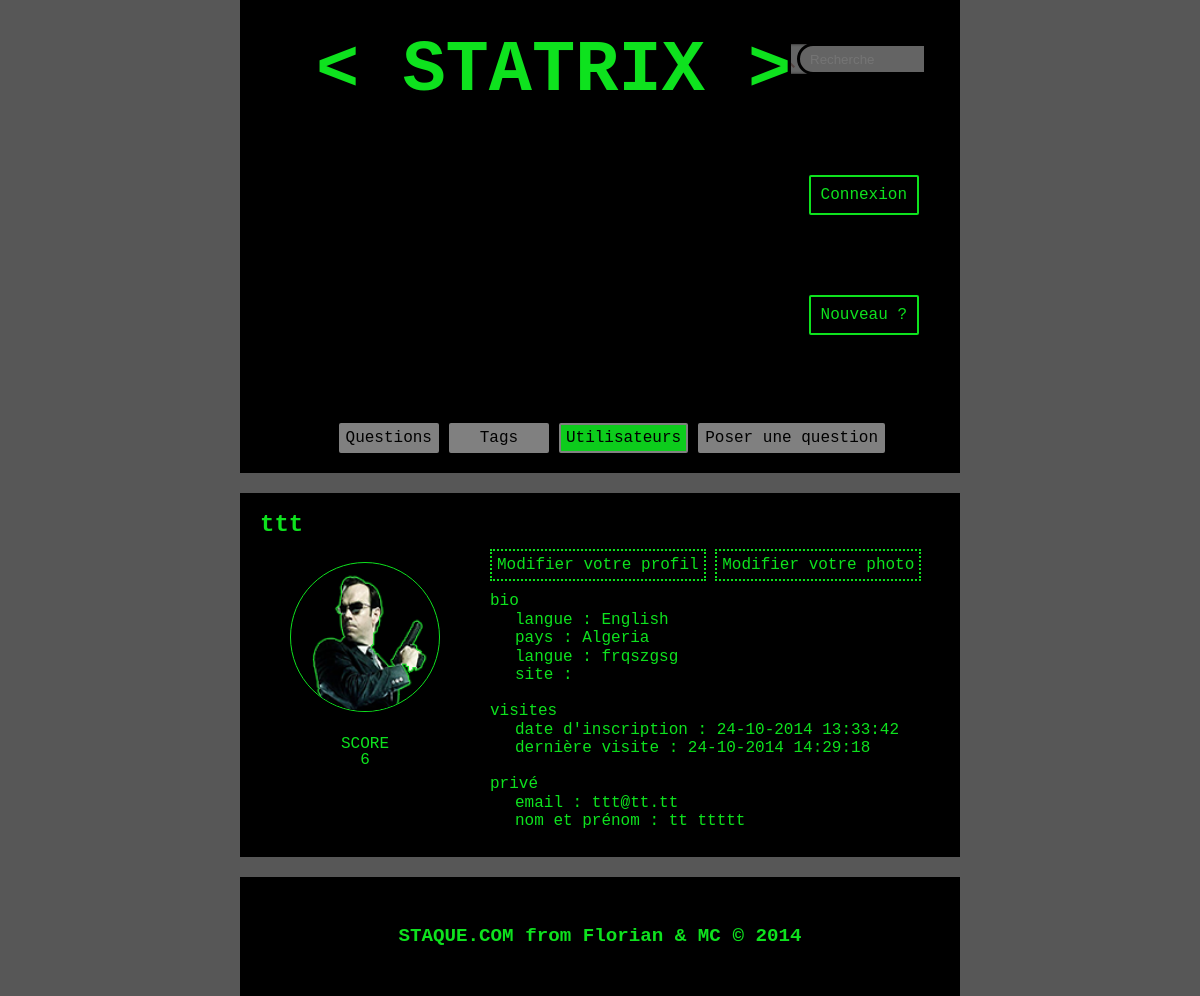
The app's page /php/index.php?page=profil&id=4 with its own data.
### tables this page shows
CREATE TABLE IF NOT EXISTS `utilisateur` (
  `id` int(11) NOT NULL AUTO_INCREMENT,
  `pseudo` varchar(50) NOT NULL,
  `nom` varchar(100) NOT NULL,
  `prenom` varchar(50) NOT NULL,
  `email` varchar(100) NOT NULL,
  `password` varchar(255) NOT NULL,
  `salt` varchar(50) NOT NULL,
  `token` varchar(50) NOT NULL,
  `photo` varchar(100) NOT NULL,
  `pays` varchar(50) NOT NULL,
  `langue` varchar(50) NOT NULL,
  `metier` varchar(100) NOT NULL,
  `lien` varchar(250) NOT NULL,
  `score` int(11) NOT NULL,
  `dateCreated` datetime NOT NULL,
  `dateModified` datetime NOT NULL,
  `dateLogged` datetime NOT NULL,
  `published` tinyint(1) NOT NULL DEFAULT '1',
  PRIMARY KEY (`id`)
);

### php/fonctions_connexion.php (called while the page is built, shortened)
<?php
	function getUserById($id) {
		global $dbh;
		$sql = "SELECT * FROM utilisateur
				WHERE id = :id";
		$stmt = $dbh->prepare( $sql );
		$stmt->bindValue(":id", $id);
		$stmt->execute();
		$utilisateur = $stmt->fetch();
		return $utilisateur;
	}

### php/fonctions_utiles.php (called while the page is built, shortened)
<?php
	function dateFr($date) {
		$dateFr = date('d-m-Y H:i:s', strtotime($date));
		return $dateFr;
	}

### php/pages/profil.php (the view, shortened to what this page needs)
<?php
	$id = $_GET['id'];
	$utilisateur = getUserById($id);
?>
		<main id="mainProfil">
			<container>
				<h1><?= $utilisateur['pseudo'];?></h1>
				<div>
					<div id="containerPhoto" class="left">
						<img src="../img/uploads/profil128/<?= $utilisateur['photo'];?>" id="profilePic">
						<span>SCORE<br><?= $utilisateur['score'];?></span>
					</div>
					<a id="modifProf" href="?page=modifierUnCompte&id=<?= $utilisateur['id'];?>">Modifier votre profil</a>
					<a id="modifPhoto" href="?page=modifierUnePhoto&id=<?= $utilisateur['id'];?>">Modifier votre photo</a>
					<div id="containerInfo" class="left">
						<div class="labelOfLabel">bio
							<div class="infoLabel">langue : <?= $utilisateur['langue'];?></div>
							<div class="infoLabel">pays : <?= $utilisateur['pays'];?></div>
							<div class="infoLabel">langue : <?= $utilisateur['metier'];?></div>
							<div class="infoLabel">site : <?= $utilisateur['lien'];?></div>
						</div>
						<div class="labelOfLabel">visites
							<div class="infoLabel">date d'inscription : <?= dateFr($utilisateur['dateCreated']);?></div>
							<div class="infoLabel">dernière visite : <?= dateFr($utilisateur['dateLogged']);?></div>
						</div class="labelOfLabel">
						<div class="labelOfLabel">privé
							<div class="infoLabel">email : <?= $utilisateur['email'];?></div>
							<div class="infoLabel">nom et prénom : <span><?= $utilisateur['prenom'];?> <?=$utilisateur['nom'];?></div>
						</div>
					</div>
				</div>
			</container>
		</main>

### css/style.css (style rules this page uses)
html { box-sizing: border-box; }
*, *:before, *:after { box-sizing: inherit; }
body { text-decoration: none; background: #575757; margin: auto; width: 60%; position: relative; font-family: Courier; color: #0EE21E; }
h1 { font-size: 1.5em; font-weight: 700; padding: 20px; }
.left { float: left; }
#mainProfil { background: black; overflow: hidden; margin: 20px 0; }
#containerPhoto { height: 300px; width: 150px; padding-top: 5px; margin-left: 50px; margin-right: 50px; text-align: center; }
#containerPhoto span { position: relative; top: 20px; }
#profilePic { height: 150px; width: 150px; border-radius: 150px; border-style: solid; border-width: 1px; border-color: #0EE21E; padding: auto; }
.labelOfLabel { margin-top: 20px; }
.infoLabel { padding-left: 25px; margin-top: 2.5px; margin-bottom: 2.5px; }
#modifPhoto { color: #0EE21E; text-decoration: none; border-style: dotted; border-width: 2px; border-color: #0EE21E; padding: 5px; }
#modifProf { color: #0EE21E; text-decoration: none; border-style: dotted; border-width: 2px; border-color:#0EE21E; padding: 5px; }

### records on screen
utilisateur: pseudo "ttt", photo (picture), score "6", langue "English", pays "Algeria", metier "frqszgsg", dateCreated "24-10-2014 13:33:42", dateLogged "24-10-2014 14:29:18", email "ttt@tt.tt", prenom "tt", nom "ttttt"
